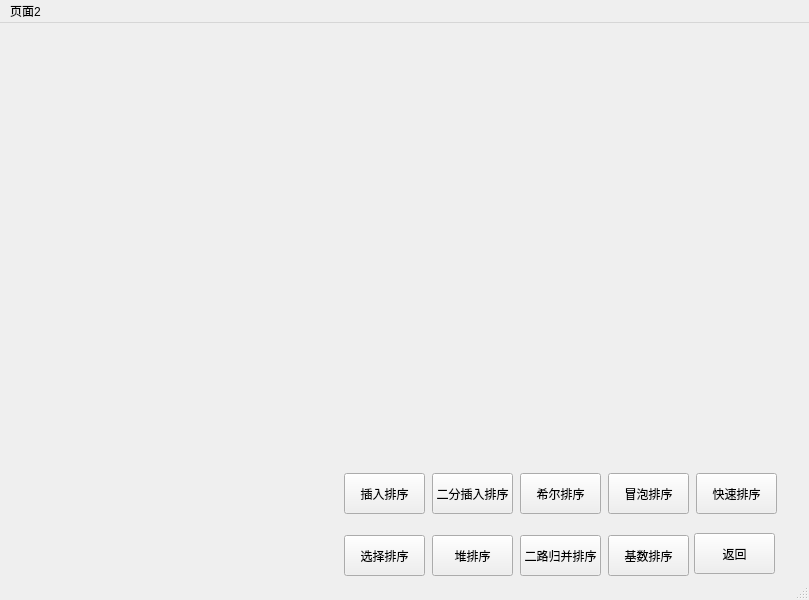
<?xml version="1.0" encoding="UTF-8"?>
<ui version="4.0">
 <class>Page2</class>
 <widget class="QMainWindow" name="Page2">
  <property name="geometry">
   <rect>
    <x>0</x>
    <y>0</y>
    <width>809</width>
    <height>600</height>
   </rect>
  </property>
  <property name="windowTitle">
   <string>MainWindow</string>
  </property>
  <widget class="QWidget" name="centralwidget">
   <widget class="QPushButton" name="BackButton">
    <property name="geometry">
     <rect>
      <x>694</x>
      <y>510</y>
      <width>81</width>
      <height>41</height>
     </rect>
    </property>
    <property name="minimumSize">
     <size>
      <width>0</width>
      <height>20</height>
     </size>
    </property>
    <property name="text">
     <string>返回</string>
    </property>
   </widget>
   <widget class="QPushButton" name="Button8_Merge">
    <property name="geometry">
     <rect>
      <x>520</x>
      <y>512</y>
      <width>81</width>
      <height>41</height>
     </rect>
    </property>
    <property name="minimumSize">
     <size>
      <width>81</width>
      <height>41</height>
     </size>
    </property>
    <property name="maximumSize">
     <size>
      <width>81</width>
      <height>41</height>
     </size>
    </property>
    <property name="font">
     <font>
      <pointsize>9</pointsize>
     </font>
    </property>
    <property name="text">
     <string>二路归并排序</string>
    </property>
   </widget>
   <widget class="QPushButton" name="Button2_Binary">
    <property name="geometry">
     <rect>
      <x>432</x>
      <y>450</y>
      <width>81</width>
      <height>41</height>
     </rect>
    </property>
    <property name="minimumSize">
     <size>
      <width>81</width>
      <height>41</height>
     </size>
    </property>
    <property name="maximumSize">
     <size>
      <width>81</width>
      <height>41</height>
     </size>
    </property>
    <property name="font">
     <font>
      <pointsize>9</pointsize>
     </font>
    </property>
    <property name="text">
     <string>二分插入排序</string>
    </property>
   </widget>
   <widget class="QPushButton" name="Button4_Bubble">
    <property name="geometry">
     <rect>
      <x>608</x>
      <y>450</y>
      <width>81</width>
      <height>41</height>
     </rect>
    </property>
    <property name="minimumSize">
     <size>
      <width>81</width>
      <height>41</height>
     </size>
    </property>
    <property name="maximumSize">
     <size>
      <width>81</width>
      <height>41</height>
     </size>
    </property>
    <property name="font">
     <font>
      <pointsize>9</pointsize>
     </font>
    </property>
    <property name="text">
     <string>冒泡排序</string>
    </property>
   </widget>
   <widget class="QPushButton" name="Button5_Quick">
    <property name="geometry">
     <rect>
      <x>696</x>
      <y>450</y>
      <width>81</width>
      <height>41</height>
     </rect>
    </property>
    <property name="minimumSize">
     <size>
      <width>81</width>
      <height>41</height>
     </size>
    </property>
    <property name="maximumSize">
     <size>
      <width>81</width>
      <height>41</height>
     </size>
    </property>
    <property name="font">
     <font>
      <pointsize>9</pointsize>
     </font>
    </property>
    <property name="text">
     <string>快速排序</string>
    </property>
   </widget>
   <widget class="QPushButton" name="Button6_Selection">
    <property name="geometry">
     <rect>
      <x>344</x>
      <y>512</y>
      <width>81</width>
      <height>41</height>
     </rect>
    </property>
    <property name="minimumSize">
     <size>
      <width>81</width>
      <height>41</height>
     </size>
    </property>
    <property name="maximumSize">
     <size>
      <width>81</width>
      <height>41</height>
     </size>
    </property>
    <property name="font">
     <font>
      <pointsize>9</pointsize>
     </font>
    </property>
    <property name="text">
     <string>选择排序</string>
    </property>
   </widget>
   <widget class="QPushButton" name="Button1_Insert">
    <property name="geometry">
     <rect>
      <x>344</x>
      <y>450</y>
      <width>81</width>
      <height>41</height>
     </rect>
    </property>
    <property name="minimumSize">
     <size>
      <width>81</width>
      <height>41</height>
     </size>
    </property>
    <property name="maximumSize">
     <size>
      <width>81</width>
      <height>41</height>
     </size>
    </property>
    <property name="font">
     <font>
      <pointsize>9</pointsize>
     </font>
    </property>
    <property name="text">
     <string>插入排序</string>
    </property>
   </widget>
   <widget class="QPushButton" name="Button7_Heap">
    <property name="geometry">
     <rect>
      <x>432</x>
      <y>512</y>
      <width>81</width>
      <height>41</height>
     </rect>
    </property>
    <property name="minimumSize">
     <size>
      <width>81</width>
      <height>41</height>
     </size>
    </property>
    <property name="maximumSize">
     <size>
      <width>81</width>
      <height>41</height>
     </size>
    </property>
    <property name="font">
     <font>
      <pointsize>9</pointsize>
     </font>
    </property>
    <property name="text">
     <string>堆排序</string>
    </property>
   </widget>
   <widget class="QPushButton" name="Button9_Radix">
    <property name="geometry">
     <rect>
      <x>608</x>
      <y>512</y>
      <width>81</width>
      <height>41</height>
     </rect>
    </property>
    <property name="minimumSize">
     <size>
      <width>81</width>
      <height>41</height>
     </size>
    </property>
    <property name="maximumSize">
     <size>
      <width>81</width>
      <height>41</height>
     </size>
    </property>
    <property name="font">
     <font>
      <pointsize>9</pointsize>
     </font>
    </property>
    <property name="text">
     <string>基数排序</string>
    </property>
   </widget>
   <widget class="QPushButton" name="Button3_Shell">
    <property name="geometry">
     <rect>
      <x>520</x>
      <y>450</y>
      <width>81</width>
      <height>41</height>
     </rect>
    </property>
    <property name="minimumSize">
     <size>
      <width>81</width>
      <height>41</height>
     </size>
    </property>
    <property name="maximumSize">
     <size>
      <width>81</width>
      <height>41</height>
     </size>
    </property>
    <property name="font">
     <font>
      <pointsize>9</pointsize>
     </font>
    </property>
    <property name="text">
     <string>希尔排序</string>
    </property>
   </widget>
  </widget>
  <widget class="QMenuBar" name="menubar">
   <property name="geometry">
    <rect>
     <x>0</x>
     <y>0</y>
     <width>809</width>
     <height>17</height>
    </rect>
   </property>
   <widget class="QMenu" name="menu_2">
    <property name="title">
     <string>页面2</string>
    </property>
   </widget>
   <addaction name="menu_2"/>
  </widget>
  <widget class="QStatusBar" name="statusbar"/>
 </widget>
 <resources/>
 <connections/>
</ui>
